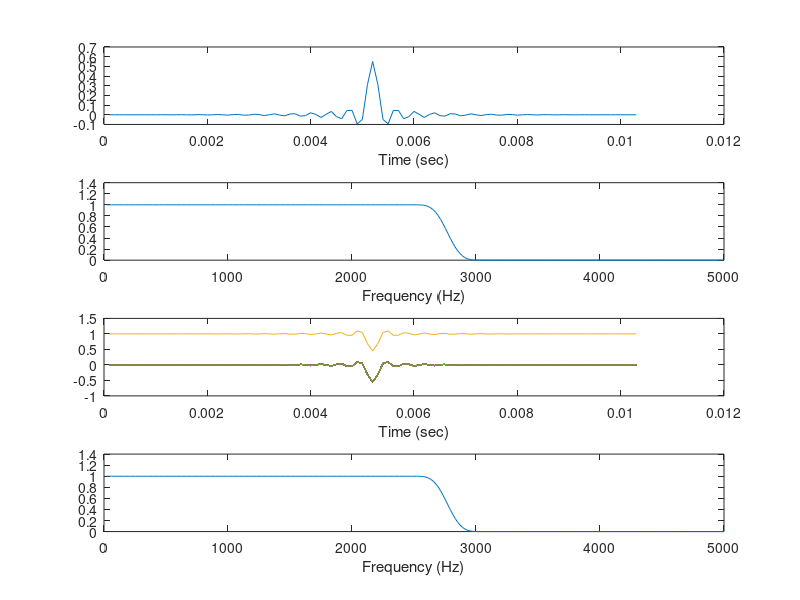

Write MATLAB code to recreate this figure.

sampling_rate = 10000;
lfft = 512; lfft2 = 256;
f = [ 0 .50 .60 1];
m = [1 1 0 0 ];
blow = remez(102, f, m);
blow = blow/sum(blow);
[a,b] = max(blow)
delta = zeros(1,length(blow));
delta(b) = 1.0;
bhigh = delta - blow;

subplot(411)
plot(((1:length(blow))/sampling_rate), blow) 
xlabel ('Time (sec)')
fblow = fft(blow, lfft);
subplot(412)
plot(((1:lfft2)/lfft)*10000, abs(fblow(1:lfft2))); 
xlabel ('Frequency (Hz)')

subplot(413)
plot(((1:length(bhigh))/sampling_rate), bhigh) 
xlabel ('Time (sec)')
fbhigh = fft(bhigh, lfft);
subplot(414)
plot(((1:lfft2)/lfft)*10000, abs(fbhigh(1:lfft2))); 
xlabel ('Frequency (Hz)')
